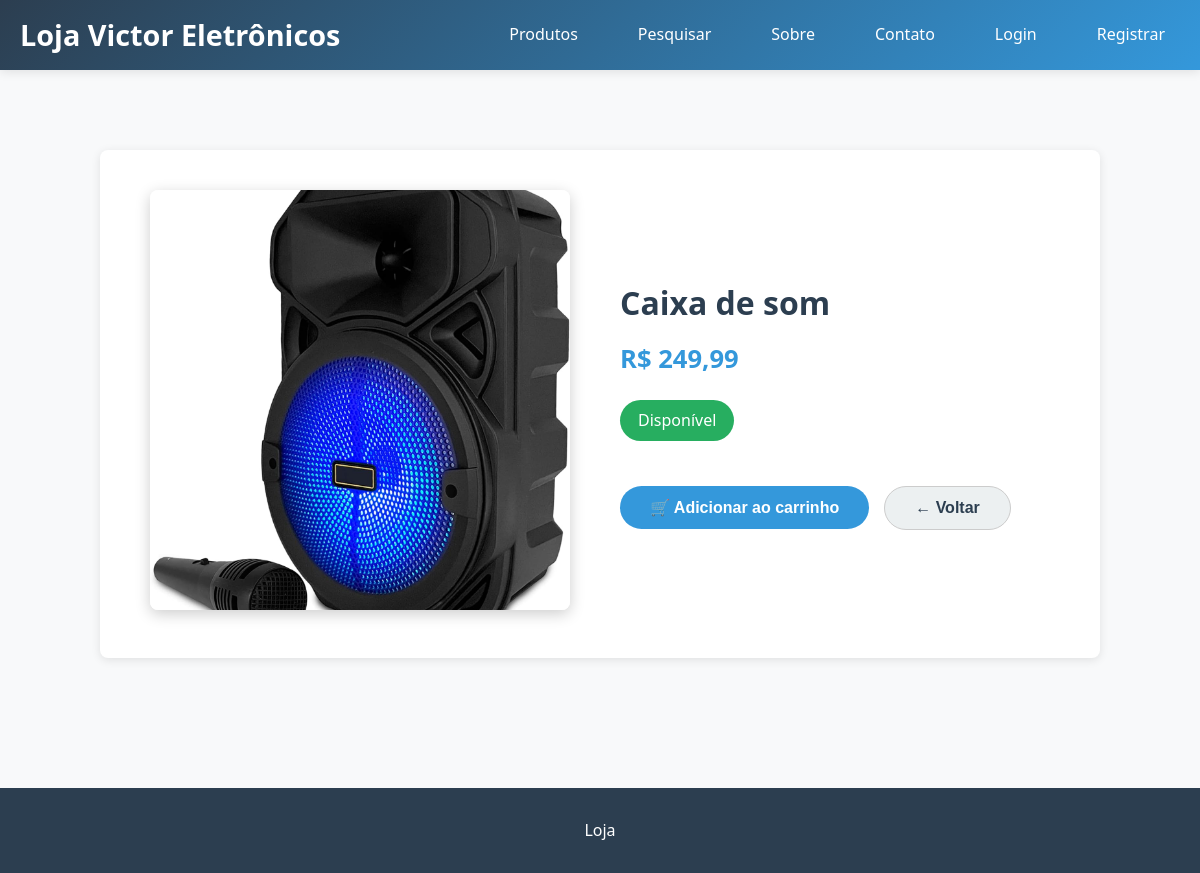
Page /produto/3/ on the committed database.
### loja/models.py (models this page shows, shortened)
class Produto(models.Model):
    nome = models.CharField(max_length=100)
    preco = models.DecimalField(max_digits=10, decimal_places=2)
    disponivel = models.BooleanField(default=True)
    imagem = models.ImageField(upload_to='produtos/', blank=True, null=True)
    quantidade = models.IntegerField(default=1)

### loja/views.py (the view)
# urls.py: path('produto/<int:pk>/', ProdutoDetailView.as_view(), name='produto_detail'),
class ProdutoDetailView(DetailView):
    model = Produto
    template_name = 'produto_detail.html'
    context_object_name = 'produto'

### carrinho/context_processor.py (called while the page is built)
def carrinho(request):
    return {'carrinho': Carrinho(request)}

### templates/produto_detail.html (shortened to what this page needs)
{% extends 'base.html' %}
{% load static %}
{% block content %}
<div class="produto-detalhe">
    <div class="produto-detalhe-conteudo">
        <div class="produto-detalhe-imagem">
            {% if produto.imagem %}
                <img src="{{ produto.imagem.url }}"
                     alt="{{ produto.nome }}"
                     class="produto-detalhe-img">
            {% else %}
                <img src="https://via.placeholder.com/400x400.png?text=Sem+Imagem"
                     alt="Sem imagem"
                     class="produto-detalhe-img">
            {% endif %}
        </div>
        <div class="produto-detalhe-info">
            <h2 class="produto-nome">{{ produto.nome }}</h2>
            <p class="produto-detalhe-preco">R$ {{ produto.preco }}</p>
            {% if produto.disponivel and produto.quantidade > 0 %}
                <span class="produto-status bg-success">Disponível</span>
            {% else %}
                <span class="produto-status bg-danger">Indisponível</span>
            {% endif %}
            <div class="produto-detalhe-botoes">
                {% if produto.disponivel and produto.quantidade > 0 %}
                    <form action="{% url 'adicionar_ao_carrinho' produto.id %}" method="post">
                        <button type="submit" class="btn btn-primary">
                            🛒 Adicionar ao carrinho
                        </button>
                    </form>
                {% else %}
                    <button class="btn btn-danger" disabled>
                        Produto esgotado
                    </button>
                {% endif %}
                <form action="{% url 'lista_produtos' %}" method="get">
                    <button type="submit" class="btn btn-secondary">
                        ← Voltar
                    </button>
                </form>
            </div>
        </div>
    </div>
</div>
{% endblock %}

### static/css/style.css (style rules this page uses)
* { margin: 0; padding: 0; box-sizing: border-box; }
body { font-family: 'Segoe UI', Tahoma, Geneva, Verdana, sans-serif; line-height: 1.6; color: #333; background-color: #f8f9fa; }
:root { --primary-color: #2c3e50; --secondary-color: #3498db; --accent-color: #e74c3c; --success-color: #27ae60; --warning-color: #f39c12; --danger-color: #e74c3c; --light-color: #ecf0f1; --dark-color: #2c3e50; --border-radius: 8px; --box-shadow: 0 2px 10px rgba(0,0,0,0.1); --transition: all 0.3s ease; }
.bg-success { background-color: var(--success-color); color: white; }
.btn { display: inline-block; padding: 12px 24px; border: none; border-radius: var(--border-radius); text-decoration: none; font-weight: 500; text-align: center; cursor: pointer; transition: var(--transition); font-size: 1rem; }
.btn-primary { background-color: var(--secondary-color); color: white; }
.produto-detalhe-img { width: 100%; max-width: 500px; height: 400px; object-fit: cover; border-radius: var(--border-radius); box-shadow: var(--box-shadow); }
.produto-detalhe { background: white; border-radius: var(--border-radius); box-shadow: var(--box-shadow); padding: 40px; margin: 50px auto; max-width: 1000px; animation: fadeIn 0.6s ease; }
.produto-detalhe-conteudo { display: flex; flex-wrap: wrap; align-items: center; gap: 40px; }
.produto-detalhe-imagem { flex: 1; text-align: center; }
.produto-detalhe-img { width: 100%; max-width: 420px; height: 420px; object-fit: cover; border-radius: var(--border-radius); box-shadow: 0 4px 15px rgba(0,0,0,0.2); transition: transform 0.3s ease; }
.produto-detalhe-info { flex: 1; text-align: left; }
.produto-nome { font-size: 2rem; font-weight: 700; color: var(--primary-color); margin-bottom: 10px; }
.produto-detalhe-preco { font-size: 1.6rem; font-weight: bold; color: var(--secondary-color); margin-bottom: 20px; }
.produto-status { display: inline-block; padding: 8px 18px; border-radius: 30px; font-weight: 500; color: white; margin-bottom: 25px; }
.bg-success { background-color: var(--success-color); }
.produto-detalhe-botoes { display: flex; gap: 15px; margin-top: 20px; flex-wrap: wrap; }
.produto-detalhe-botoes .btn { padding: 12px 30px; border-radius: 30px; font-weight: 600; transition: transform 0.3s ease; }
.produto-detalhe-botoes .btn-primary { background-color: var(--secondary-color); color: white; }
.produto-detalhe-botoes .btn-secondary { background-color: var(--light-color); color: var(--dark-color); border: 1px solid #ccc; }
button { cursor: pointer; border: none; border-radius: 10px; padding: 10px 20px; font-size: 1em; transition: 0.3s; }

### rows in the picture
Produto: imagem (picture), nome "Caixa de som", preco "249,99"
